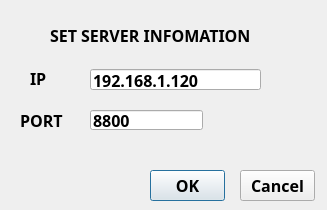
<?xml version="1.0" encoding="UTF-8"?>
<ui version="4.0">
 <class>ServerInfo</class>
 <widget class="QDialog" name="ServerInfo">
  <property name="geometry">
   <rect>
    <x>0</x>
    <y>0</y>
    <width>327</width>
    <height>210</height>
   </rect>
  </property>
  <property name="font">
   <font>
    <family>Aharoni</family>
    <pointsize>12</pointsize>
    <weight>75</weight>
    <bold>true</bold>
   </font>
  </property>
  <property name="focusPolicy">
   <enum>Qt::TabFocus</enum>
  </property>
  <property name="windowTitle">
   <string>set server information</string>
  </property>
  <property name="autoFillBackground">
   <bool>false</bool>
  </property>
  <widget class="QLabel" name="label">
   <property name="geometry">
    <rect>
     <x>50</x>
     <y>10</y>
     <width>241</width>
     <height>51</height>
    </rect>
   </property>
   <property name="text">
    <string>SET SERVER INFOMATION</string>
   </property>
  </widget>
  <widget class="QLabel" name="label_2">
   <property name="geometry">
    <rect>
     <x>30</x>
     <y>70</y>
     <width>31</width>
     <height>16</height>
    </rect>
   </property>
   <property name="text">
    <string>IP</string>
   </property>
  </widget>
  <widget class="QLabel" name="label_3">
   <property name="geometry">
    <rect>
     <x>20</x>
     <y>110</y>
     <width>54</width>
     <height>21</height>
    </rect>
   </property>
   <property name="text">
    <string>PORT</string>
   </property>
  </widget>
  <widget class="QLineEdit" name="lineEditIp">
   <property name="geometry">
    <rect>
     <x>90</x>
     <y>69</y>
     <width>171</width>
     <height>21</height>
    </rect>
   </property>
   <property name="text">
    <string>192.168.1.120</string>
   </property>
  </widget>
  <widget class="QLineEdit" name="lineEditPort">
   <property name="geometry">
    <rect>
     <x>90</x>
     <y>110</y>
     <width>113</width>
     <height>20</height>
    </rect>
   </property>
   <property name="text">
    <string>8800</string>
   </property>
  </widget>
  <widget class="QPushButton" name="pushButtonOK">
   <property name="geometry">
    <rect>
     <x>150</x>
     <y>170</y>
     <width>75</width>
     <height>31</height>
    </rect>
   </property>
   <property name="text">
    <string>OK</string>
   </property>
  </widget>
  <widget class="QPushButton" name="pushButtonCancel">
   <property name="geometry">
    <rect>
     <x>240</x>
     <y>170</y>
     <width>75</width>
     <height>31</height>
    </rect>
   </property>
   <property name="text">
    <string>Cancel</string>
   </property>
  </widget>
 </widget>
 <resources/>
 <connections/>
</ui>
